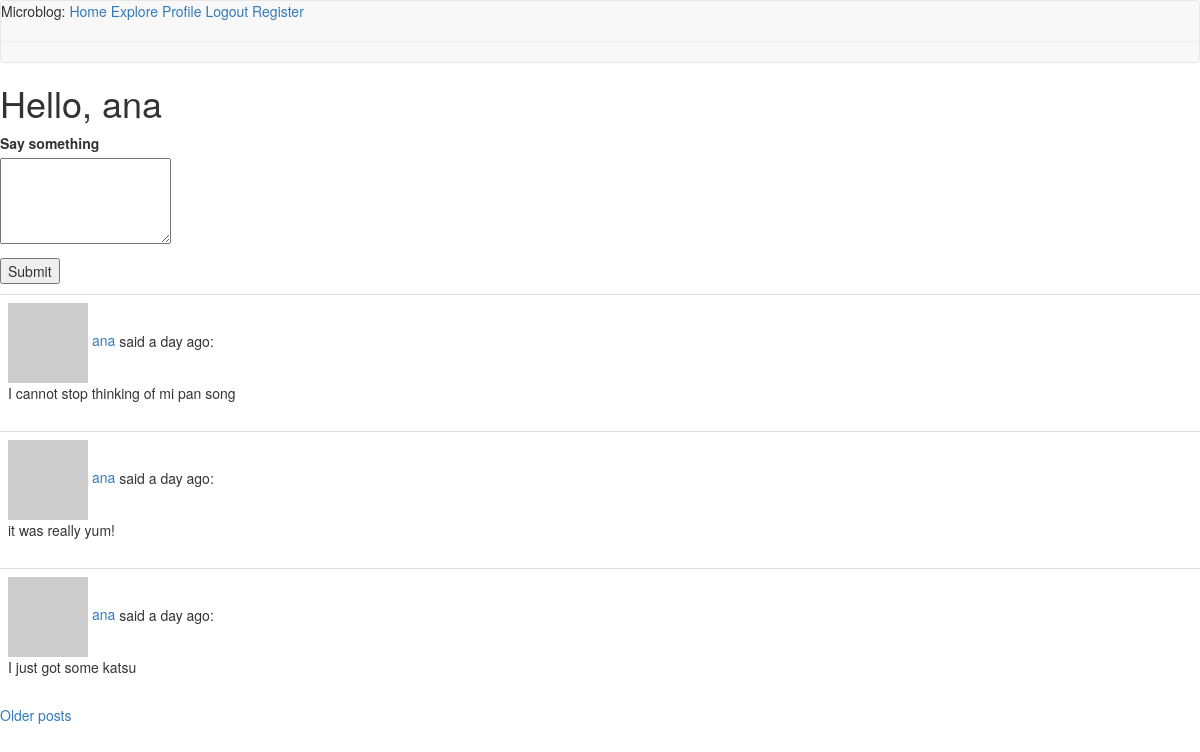
/index (signed in), run on an earlier commit of the app's database.
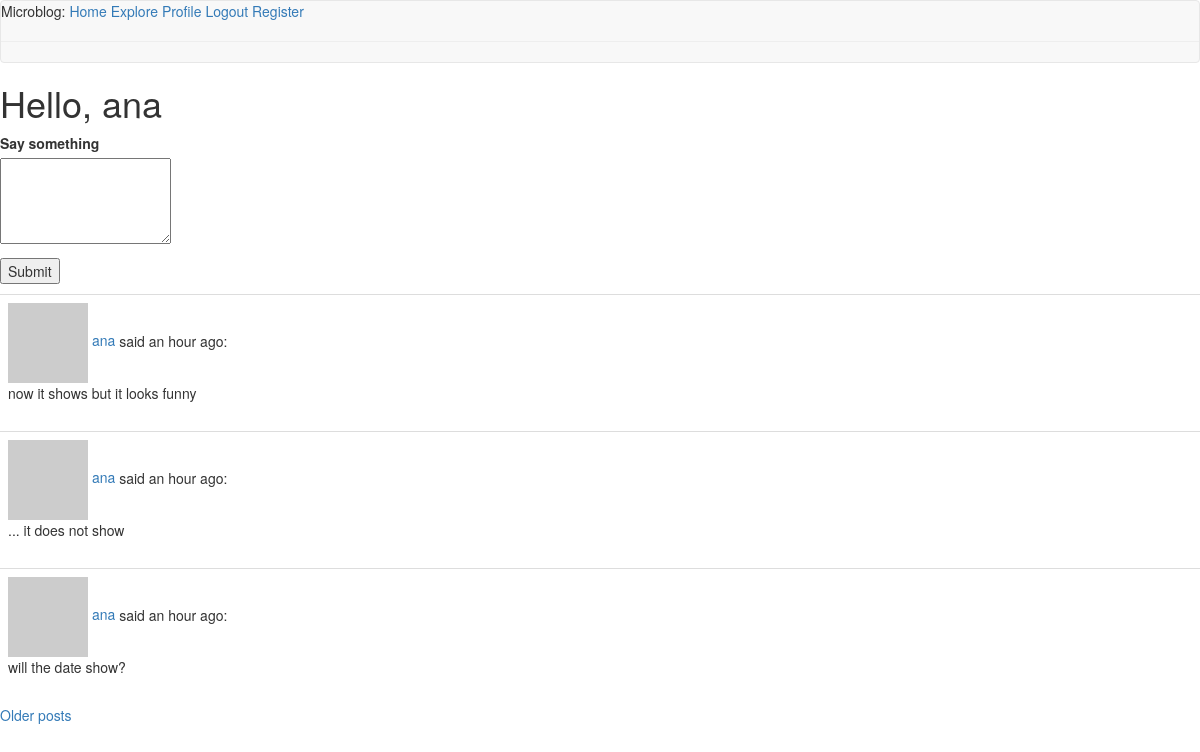
And on a later commit of the database.
### app/models.py (models this page shows, shortened)
class User(UserMixin, db.Model):
    id = db.Column(db.Integer, primary_key=True)
    username = db.Column(db.String(64), index=True, unique=True)
    email = db.Column(db.String(120), index=True, unique=True)
    password_hash = db.Column(db.String(128))
    posts = db.relationship('Post', backref='author', lazy='dynamic')
    about_me = db.Column(db.String(140))
    last_seen = db.Column(db.DateTime, default=datetime.utcnow)
    followed = db.relationship(
        'User', secondary=followers,
        primaryjoin=(followers.c.follower_id == id),
        secondaryjoin=(followers.c.followed_id == id),
        backref=db.backref('followers', lazy='dynamic'), lazy='dynamic')
    def avatar(self, size):
        digest = md5(self.email.lower().encode('utf-8')).hexdigest()
        return 'https://www.gravatar.com/avatar/{}?d=identicon&s={}'.format(
            digest, size)
    def followed_posts(self):
        followed = Post.query.join(
            followers, (followers.c.followed_id == Post.user_id)).filter(
                followers.c.follower_id == self.id)
        own = Post.query.filter_by(user_id=self.id)
        return followed.union(own).order_by(Post.timestamp.desc())

class Post(db.Model):
    id = db.Column(db.Integer, primary_key=True)
    body = db.Column(db.String(140))
    timestamp = db.Column(db.DateTime, index=True, default=datetime.utcnow)
    user_id = db.Column(db.Integer, db.ForeignKey('user.id'))

### app/routes.py (the view)
@app.route('/', methods=['GET', 'POST'])
@app.route('/index', methods=['GET', 'POST'])
@login_required
def index():
    form = PostForm()
    if form.validate_on_submit():
        post = Post(body=form.post.data, author=current_user)
        db.session.add(post)
        db.session.commit()
        flash('Your post is now live!')
        return redirect(url_for('index'))
    page = request.args.get('page', 1, type=int)
    posts = current_user.followed_posts().paginate(page, app.config['POSTS_PER_PAGE'], False)
    next_url = url_for('index', page=posts.prev_num) if posts.has_next else None
    prev_url = url_for('index', page=posts.prev_num) if posts.has_prev else None
    return render_template('index.html', title='Home', form=form, posts=posts.items, next_url=next_url, prev_url=prev_url)

### app/forms.py
class PostForm(FlaskForm):
    post = TextAreaField('Say something', validators=[DataRequired(), Length(min=1, max=140)])
    submit = SubmitField('Submit')

### app/models.py (called while the page is built)
@login.user_loader
def load_user(id):
    return User.query.get(int(id))

### app/routes.py (called while the page is built)
@app.before_request
def before_request():
    if current_user.is_authenticated:
        current_user.last_seen = datetime.utcnow()
        db.session.commit()

### app/templates/index.html (shortened to what this page needs)
{% extends "base.html" %} {% block content %}
<h1>Hello, {{ current_user.username }}</h1>
{% if form %}
<form action="" method="post">
  <p>
    {{ form.post.label }}<br />
    {{ form.post(cals=32, rows=4) }}<br />
  </p>
  <p>{{ form.submit() }}</p>
</form>
{% endif %} {% for post in posts %} {% include '_post.html' %} {% endfor %}  {% if next_url %}
<a href="{{ next_url }}">Older posts</a>
{% endif %} {% endblock %}

### app/templates/base.html (shortened to what this page needs)
{% extends 'bootstrap/base.html' %}
			{% block navbar %}
			<nav class="navbar navbar-default">
      Microblog:
      <a href="{{ url_for('index') }}">Home</a>
      <a href="{{ url_for('explore') }}">Explore</a>
      {% if current_user.is_anonymous %}
      <a href="{{ url_for('login') }}">Login</a>
      {% else %}
      <a href="{{ url_for('user', username=current_user.username) }}"
        >Profile</a
      >
      <a href="{{ url_for('logout') }}">Logout</a>
      {% endif %}
      <a href="{{ url_for('register') }}">Register</a>
		<hr />
	</nav>
		{% endblock %}

### app/templates/_post.html
<table class="table table-hover">
  <tr>
    <td width="70px">
      <a href="{{ url_for('user', username=post.author.username) }}">
        <img src="{{ post.author.avatar(36) }}" />
        {{ post.author.username }}
      </a>
      said {{ moment(post.timestamp).fromNow() }}:
      <br />
      {{ post.body }}
    </td>
  </tr>
</table>

What changed in the data, as far as the page shows it:
no longer on this page (row unchanged): Post: author.username "ana", timestamp "a day ago", body "I cannot stop thinking of mi pan song"
no longer on this page (row unchanged): Post: author.username "ana", timestamp "a day ago", body "it was really yum!"
no longer on this page (row unchanged): Post: author.username "ana", timestamp "a day ago", body "I just got some katsu"
added Post: author.username "ana", timestamp "an hour ago", body "now it shows but it looks funny"
added Post: author.username "ana", timestamp "an hour ago", body "... it does not show"
added Post: author.username "ana", timestamp "an hour ago", body "will the date show?"
